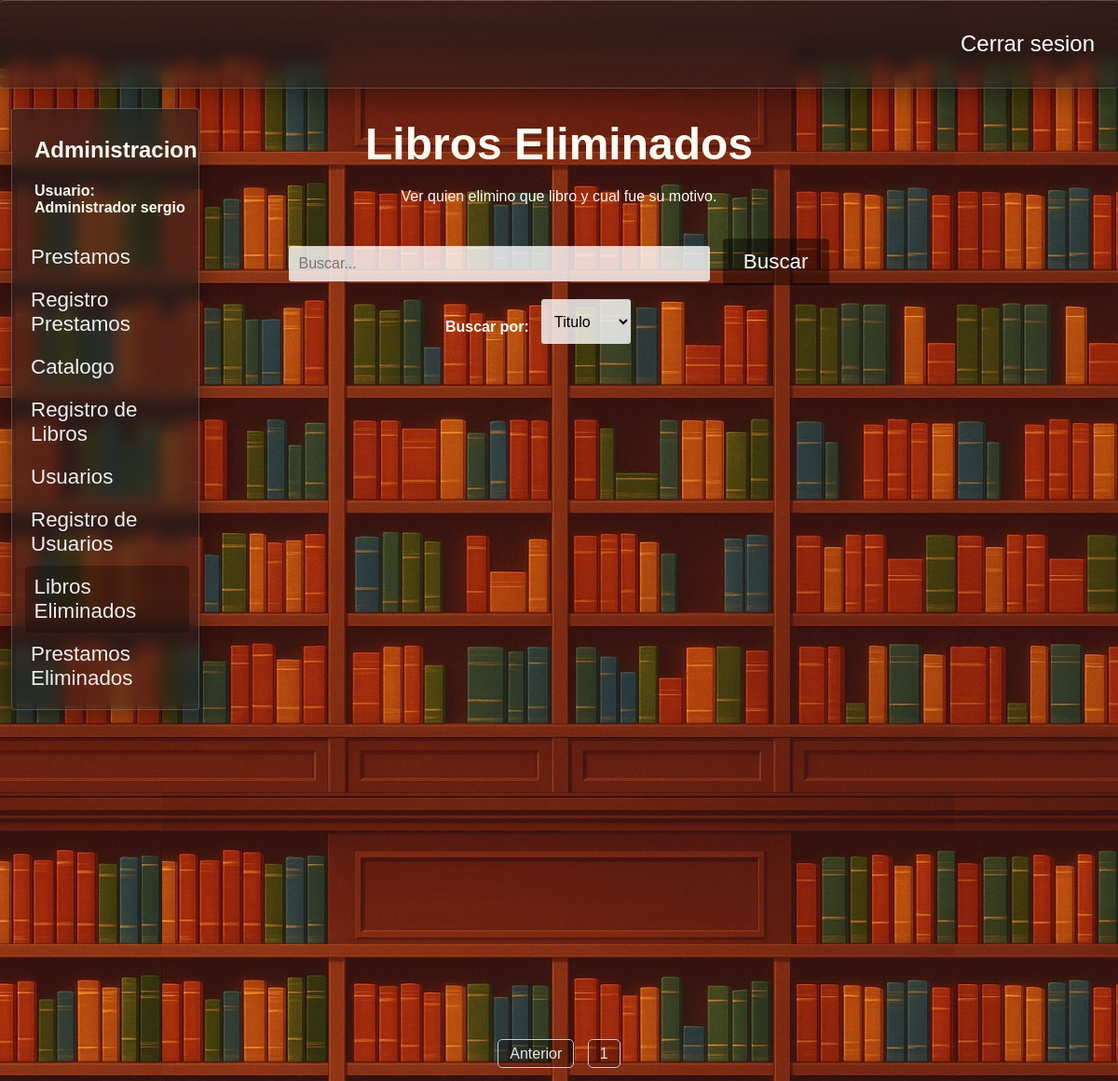
The page /buscar_libro_eliminado?page=2&buscar_libro_eliminado=&filtro_busqueda= (signed in) on the database as committed earlier.
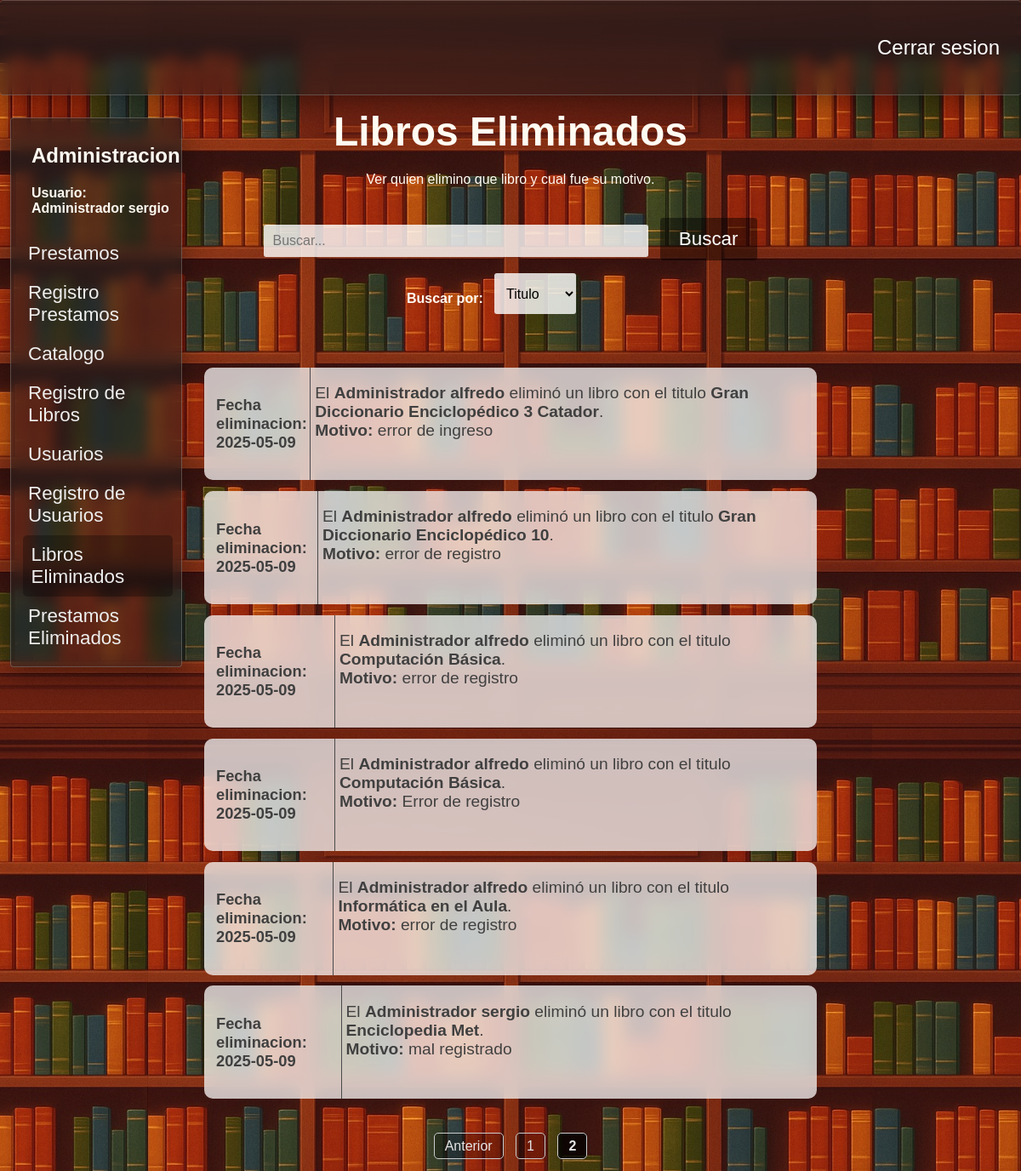
The same page on the database as committed later.
### tables this page shows
CREATE TABLE "Roles" (
	"id_rol"	INTEGER NOT NULL,
	"rol"	TEXT NOT NULL,
	PRIMARY KEY("id_rol" AUTOINCREMENT)
);

CREATE TABLE "Administradores" (
	"id_administrador"	INTEGER NOT NULL,
	"usuario"	TEXT NOT NULL,
	"contrasena"	TEXT NOT NULL,
	"telefono"	TEXT NOT NULL,
	"id_rol"	INTEGER NOT NULL,
	PRIMARY KEY("id_administrador" AUTOINCREMENT),
	FOREIGN KEY("id_rol") REFERENCES "Roles"("id_rol")
);

CREATE TABLE "libros_eliminados" (
	"id_administrador"	INTEGER NOT NULL,
	"id_libro"	INTEGER NOT NULL,
	"fecha"	DATE NOT NULL,
	"titulo"	TEXT NOT NULL,
	"motivo"	TEXT NOT NULL,
	FOREIGN KEY("id_administrador") REFERENCES "Administradores"("id_administrador"),
	FOREIGN KEY("id_libro") REFERENCES "Libros"("id_libro")
);

### app.py (the view)
@app.route("/buscar_libro_eliminado", methods = ["GET"])
def buscar_libro_eliminado():
    if "usuario" not in session:
        return redirect("/") #Solo se puede acceder con session iniciada
    conexion = conexion_BD()
    query = conexion.cursor()
    busqueda = request.args.get("buscar_libro_eliminado","")
    filtro_busqueda = request.args.get("filtro-busqueda","Titulo")
    if filtro_busqueda == "Titulo":
        SQL_where_busqueda = (f" where le.titulo like '%{busqueda}%'")
    else:
        SQL_where_busqueda = (f" where a.usuario = '{busqueda}'")
    pagina = request.args.get("page", 1, type=int) #Recibe el parametro de la URL llamado page
    libros_por_pagina = 10
    offset = (pagina - 1) * libros_por_pagina
    query.execute("select count(*) from libros_eliminados")
    total_libros = query.fetchone()[0]
    total_paginas = math.ceil(total_libros / libros_por_pagina)
    query_busqueda = (f"""select a.usuario,r.rol,le.fecha,le.titulo,le.motivo from libros_eliminados le
                        join Administradores a on le.id_administrador = a.id_administrador
                        join roles r on a.id_rol =  r.id_rol
                        {SQL_where_busqueda}
                        limit {libros_por_pagina} offset {offset}""")
    query.execute(query_busqueda)
    libros_eliminados = query.fetchall()
    query.close()
    conexion.close()
    return render_template("libros_eliminados.html",libros_eliminados=libros_eliminados,pagina=pagina,total_paginas=total_paginas,busqueda=busqueda,filtro_busqueda=filtro_busqueda)

### config.py (called while the page is built)
def conexion_BD():
    return sqlite3.connect(DB_PATH)

### templates/libros_eliminados.html (shortened to what the changed rows need)
<!DOCTYPE html>
<html lang="es">
<head>
    <link rel="stylesheet" href="{{ url_for('static', filename='estilo_prestamos.css') }}">
    <link rel="stylesheet" href="{{ url_for('static', filename='barra_lateral.css') }}">
    <link rel="stylesheet" href="{{ url_for('static', filename='filtros.css') }}">
    <link rel="stylesheet" href="{{ url_for('static', filename='general.css') }}">
    <link rel="stylesheet" href="{{ url_for('static', filename='estilo_prestamos_eliminados.css') }}">
</head>
<body>
    <main>
        {% if ((session["rol"]) == "Administrador")%}
        <section class="barra-lateral fondo-cristal">
            <h2>Administracion</h2>
            <h4>Usuario: <br>
            {{session["rol"]}}&nbsp;{{session["usuario"]}}</h4>
            <nav>
                <a href="{{ url_for('prestamos') }}">Prestamos </a>
                <a href="{{ url_for('registro_prestamos') }}">Registro Prestamos</a>
                <a href="{{ url_for('libros') }}">Catalogo </a>
                <a href="{{ url_for('insertar_libro') }}">Registro de Libros</a>
                {% if session["rol"] == "Administrador" %}
                <a href="{{ url_for('usuarios') }}">Usuarios</a>
                <a href="{{ url_for('registrar_usuarios') }}">Registro de Usuarios</a>
                <a href="{{ url_for('libros_eliminados') }}" id="pagina-actual">Libros Eliminados</a>
                <a href="{{ url_for('prestamos_eliminados') }}">Prestamos Eliminados</a>
                {% endif %}
        </section>
        {% endif %}
        <div class="div-busqueda">
            <form class="frm-prestamos" action="/buscar_libro_eliminado" method="GET">
                <label for="buscar_libro_eliminado"><h1>Libros Eliminados</h1>Ver quien elimino que libro y cual fue su motivo.</label><br><br><br>
            </form>
        </div>
        <div class="contendor-prestamos">
            {% for libro in libros_eliminados %}
            <div class="prestamo">
                <span class="span-fechas">
                    <h2>Fecha eliminacion: <br>{{libro[2]}}</h2>
                </span>
                <span id="span-info-prestamos">
                    <p> El <strong>{{libro[1]}}&nbsp;{{libro[0]}}</strong> eliminó un libro
                        con el titulo <strong>{{libro[3]}}</strong>.
                    <br><strong>Motivo: </strong>{{libro[4]}}</p>
                </span>
            </div>
            {% endfor %}
            <br><br><br><br>
        </div>
        <div class="paginacion">
            {% if pagina > 1 %}
                <a href="{{ url_for('buscar_libro_eliminado', page=pagina - 1, buscar_libro_eliminado=busqueda, estados=estados, filtro_busqueda=filtro_busqueda) }}">Anterior</a>
            {% endif %}
            {% for p in range(pagina - 1, pagina + 2) %}
                {% if 1 <= p <= total_paginas %}
                    {% if p == pagina %}
                        <strong>{{ p }}</strong>
                    {% else %}
                        <a href="{{ url_for('buscar_libro_eliminado', page=p, buscar_libro_eliminado=busqueda, filtro_busqueda=filtro_busqueda) }}">{{ p }}</a>
                    {% endif %}
                {% endif %}
            {% endfor %}
        </div>
    </main>
</body>
</html>

Rows that differ between the two databases and show on the page:
now on this page (row unchanged): Roles: rol "Administrador"
now on this page (row unchanged): Administradores: usuario "sergio"
added libros_eliminados: fecha "2025-05-09", rol "Administrador", usuario "alfredo", titulo "Gran Diccionario Enciclopédico 3 Catador", motivo "error de ingreso"
added libros_eliminados: fecha "2025-05-09", rol "Administrador", usuario "alfredo", titulo "Gran Diccionario Enciclopédico 10", motivo "error de registro"
added libros_eliminados: fecha "2025-05-09", rol "Administrador", usuario "alfredo", titulo "Computación Básica", motivo "error de registro"
added libros_eliminados: fecha "2025-05-09", rol "Administrador", usuario "alfredo", titulo "Computación Básica", motivo "Error de registro"
added libros_eliminados: fecha "2025-05-09", rol "Administrador", usuario "alfredo", titulo "Informática en el Aula", motivo "error de registro"
added libros_eliminados: fecha "2025-05-09", rol "Administrador", usuario "sergio", titulo "Enciclopedia Met", motivo "mal registrado"
Other text that changed with them:
{{ session["rol"] }}: "Administrador" → (not shown)
{{ session["usuario"] }}: "sergio" → (not shown)
new list line: "2"
